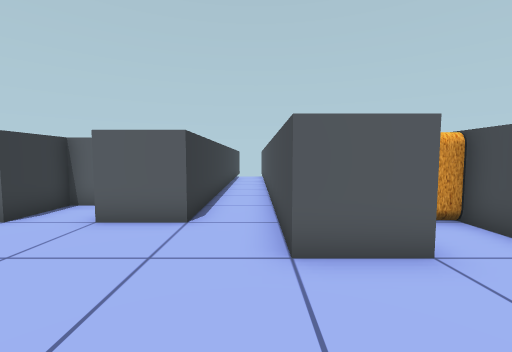
[1] (above)

20 first-person views from a walk through a 3-D level made in the Unity game engine. The camera is 1.4 m above the floor, tilts 4° down and sees 90° across. The floor is counted in squares, 1 m on a side. Each view is taken from the middle of a square. On the plan, view 1 faces up. The plan holds only what a view shows up to about 13 squares ahead; the rest is blank. The place goes on beyond the plan.

[2]
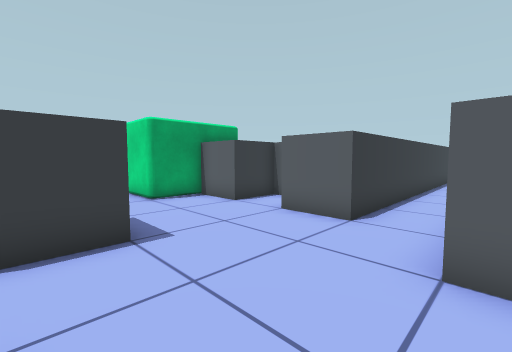

[3]
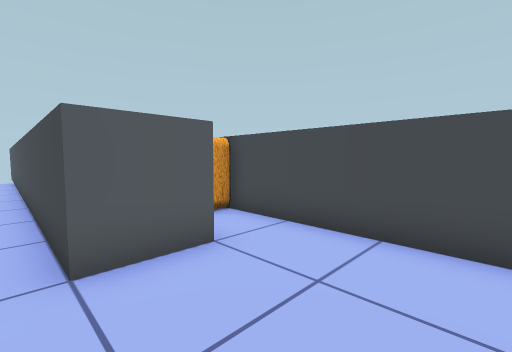

[4]
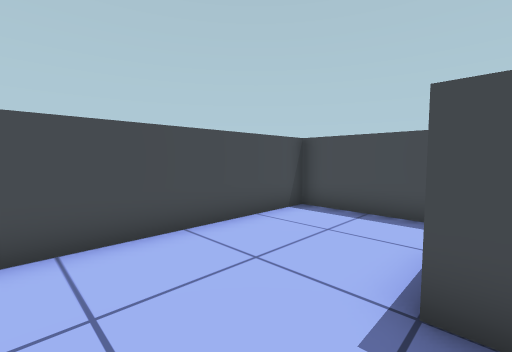

[5]
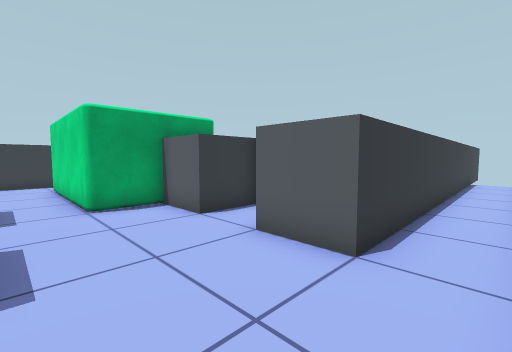

[6]
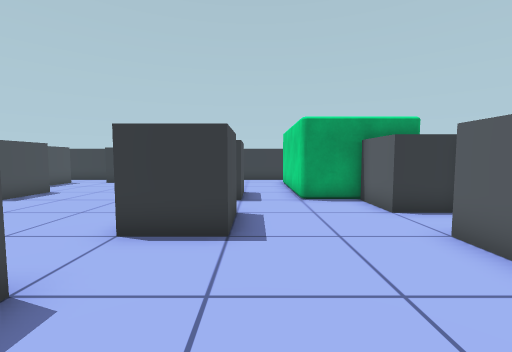

[7]
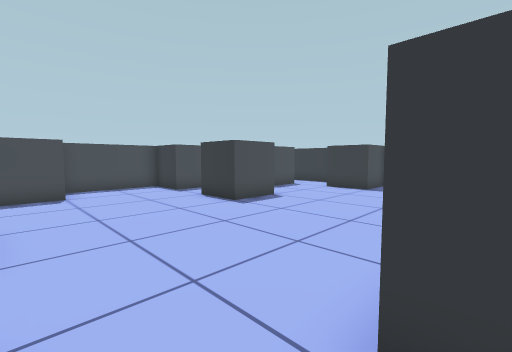

[8]
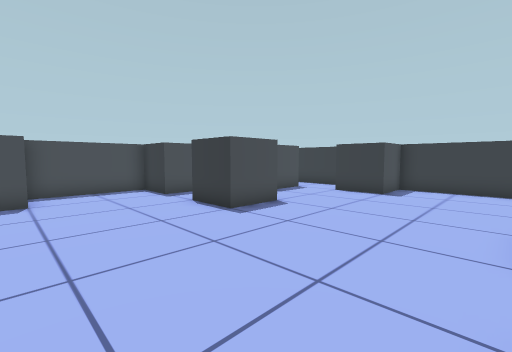

[9]
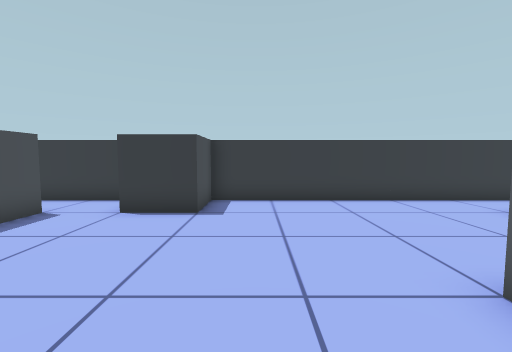

[10]
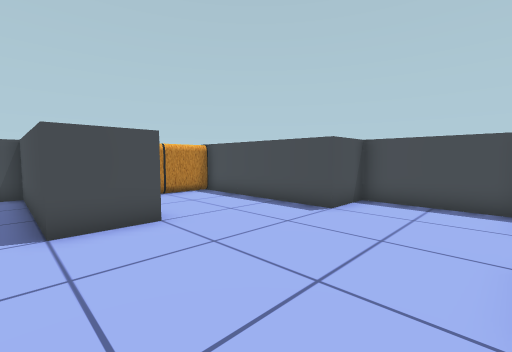

[11]
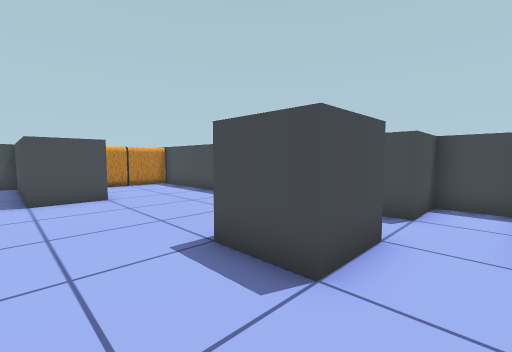

[12]
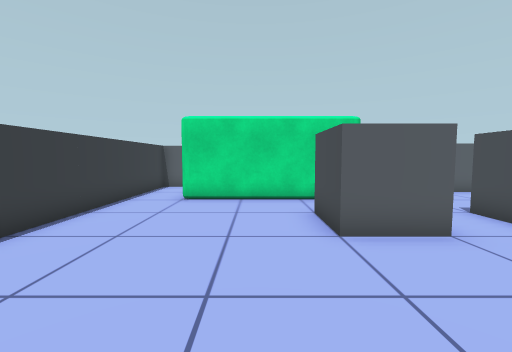

[13]
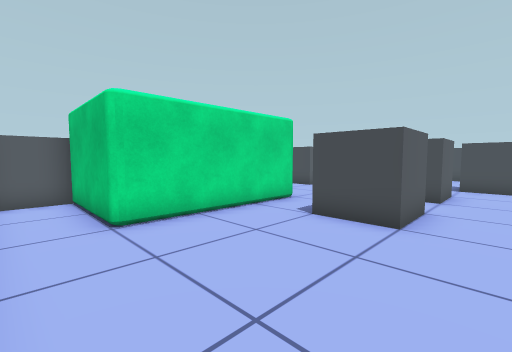

[14]
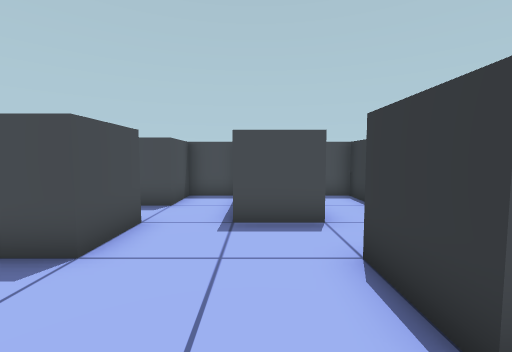

[15]
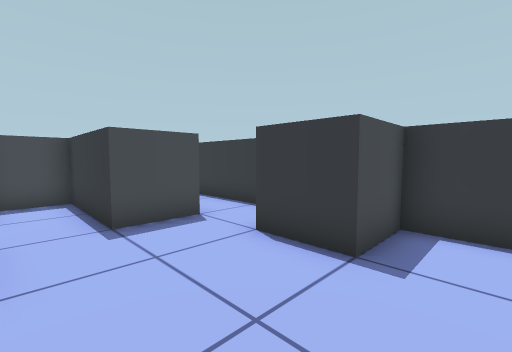

[16]
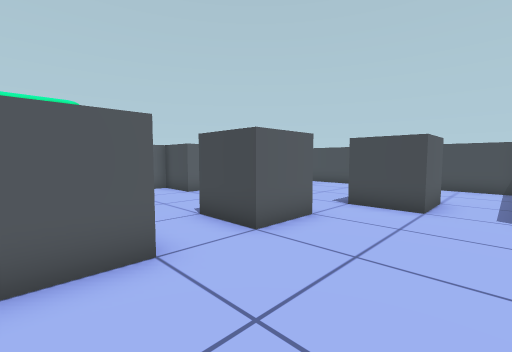

[17]
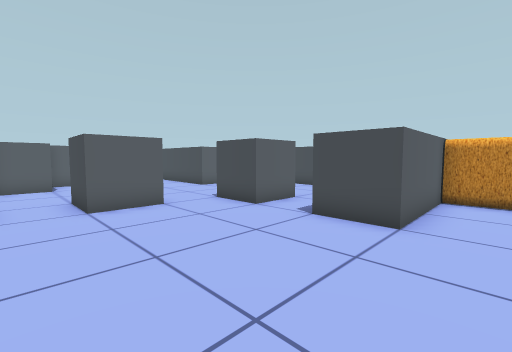

[18]
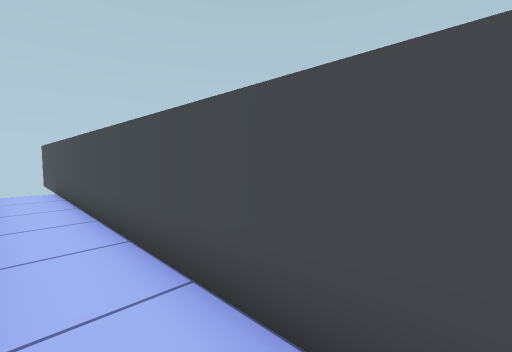

[19]
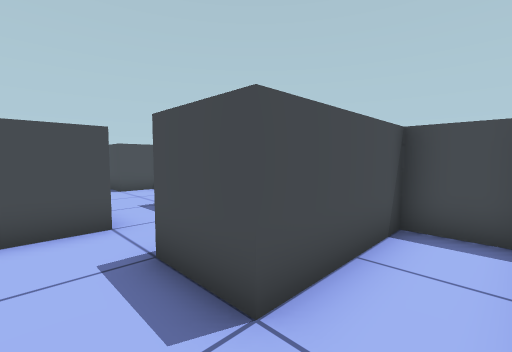

[20]
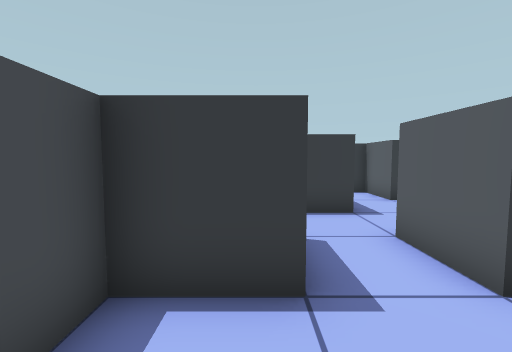

### Floor plan
Key: @ floor where view 1 was taken; # wall or solid block; . floor; O other object.
Columns run from 16 left of view 1 to 5 right of it. Each row starts with its distance up from view 1.
 20                  #
 19               #..#
 18               #..#
 17               #..#
 16               #..#
 15               #..#
 14               #..#
 13               #..#
 12               #..#
 11               #..#
 10               #..#
  9               #..#
  8 ####      #####..#
  7 #..O    O #..##..# OO
  6 #..O    O##..##..# OO#
  5 #..O    O........# ..#
  4 #..OOOOOO........##..#
  3 #....................#
  2 #....................#
  1 #......##..##........#
  0 #......##..##...@....#
 -1 #..............##....#
 -2 #..............##....#
 -3 #....................#
 -4 #....................#
 -5 ###............#######
 -6 ###............#####
 -7 #......##..........OO
 -8 #......##..........OO
 -9 #..##..............OO
-10 #..##..............OO
-11 #..##..##....#######
-12 #..##..##....#
-13 ##############

Where each view was taken, in squares from view 1:
view 1: 0 up, 0 right, facing up
view 2: 0 up, 1 right, facing up-left
view 3: 0 up, 0 right, facing up-right
view 4: 2 up, 0 right, facing down-right
view 5: 2 up, 0 right, facing up-left
view 6: 2 up, 1 right, facing left
view 7: 0 up, 2 left, facing down-left
view 8: 1 down, 3 left, facing down-left
view 9: 3 down, 7 left, facing left
view 10: 4 down, 7 left, facing down-right
view 11: 4 down, 11 left, facing down-right
view 12: 5 down, 11 left, facing up
view 13: 2 down, 15 left, facing up-right
view 14: 3 down, 12 left, facing down
view 15: 3 down, 10 left, facing down-left
view 16: 4 down, 9 left, facing up-right
view 17: 8 down, 7 left, facing up-right
view 18: 7 up, 1 left, facing up-right
view 19: 7 down, 15 left, facing down-right
view 20: 11 down, 5 left, facing left
